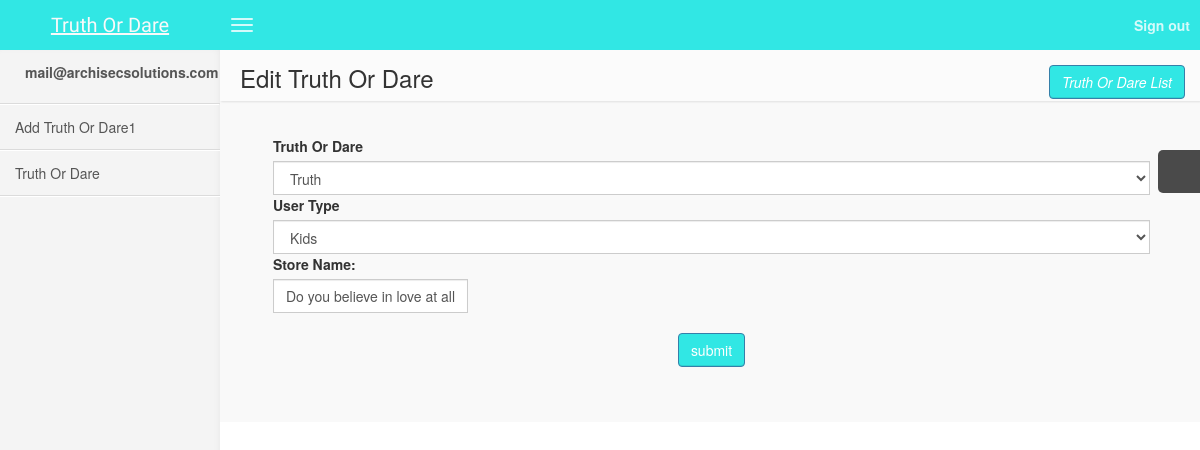
Before: /admin/edit_truth_or_dare.php?truth_or_dare_id=26 (signed in) with the older database file.
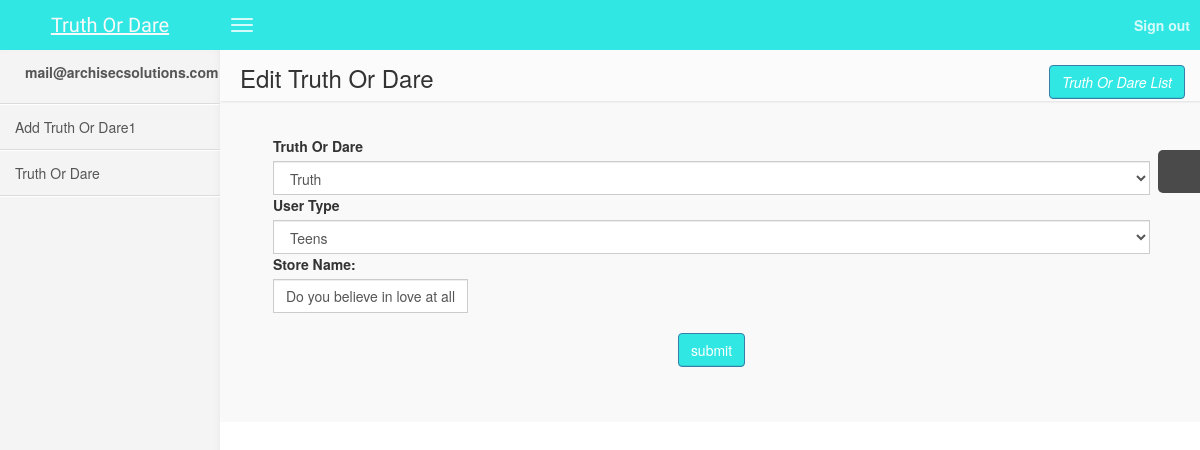
After: the same page with the newer database file.
### tables this page shows
CREATE TABLE IF NOT EXISTS `truth_or_dare` (
  `truth_or_dare_id` int(11) NOT NULL AUTO_INCREMENT,
  `type` enum('truth','dare') NOT NULL,
  `user_type` enum('kids','teens','extreme') NOT NULL,
  `text` varchar(250) NOT NULL,
  `createdAt` timestamp NOT NULL DEFAULT CURRENT_TIMESTAMP,
  `order_id` int(11) NOT NULL,
  PRIMARY KEY (`truth_or_dare_id`)
);

### admin/edit_truth_or_dare.php (the view, shortened to what this page needs)
<?php
include("header.php");
include "db.php" ;
		$truth_or_dare = "SELECT * FROM truth_or_dare WHERE truth_or_dare_id = '" . $_REQUEST['truth_or_dare_id'] . "' ";
        $truth_or_dare = mysqli_query($conn, $truth_or_dare);
		$truth_or_dare = $truth_or_dare->fetch_assoc() ;
?>
<aside class="right-side">
    <section class="content-header">
        <h1>
            Edit Truth Or Dare
            <ul style="float:right;">
                <a href="truth_or_dare_list.php"><i class="btn btn-primary">Truth Or Dare List</i></a>
            </ul>
        </h1>
    </section>
    <section class="content">
        <div class="row">
            <div class="col-xs-12">
                <div class="box-body table-responsive">
                    <div class="row" style="padding: 15px;margin-left: 8px;margin-right: 5px">
                        <form  method="post" class="form-inline" enctype="multipart/form-data">
                            <div class="col-md-12 col-sm-12 form-group">
                                <label for="phase" class="col-md-12" style="padding: 0;font-weight: bold">Truth Or Dare</label>
                                <select name="truth_or_dare" class="form-control col-md-12" >
                                    <option value="truth" <?php if ($truth_or_dare['type'] == "truth") echo 'selected="selected"'; ?> >Truth</option>
                                </select>
                            </div>
                                <div class="col-md-12 col-sm-12 form-group">
                                <label for="phase" class="col-md-12" style="padding: 0;font-weight: bold">User Type</label>
                                <select name="user_type" class="form-control col-md-12" >
                                    <option value="kids" <?php if ($truth_or_dare['user_type'] == "kids") echo 'selected="selected"'; ?> >Kids</option>
                                    <option value="teens" <?php if ($truth_or_dare['user_type'] == "teens") echo 'selected="selected"'; ?> >Teens</option>
                                </select>
                            </div>
                            <div class="col-md-12 col-sm-12 form-group">
                                <label  class="col-md-12" style="padding: 0;font-weight: bold">Store Name:</label>
                                <input type="text" class="form-control col-md-12" name="text" value="<?php echo $truth_or_dare['text']; ?>" required="" placeholder="Text">
                            </div>
                            <center>
                                <div class="col-md-12 col-sm-12 margin-top-bottom-20">
                                    <input type="submit" name="submit" value="submit" class="btn btn-primary">
                                </div>
                            </center>
                        </form>
                    </div>
                </div>
            </div>
        </div>
    </section>
</aside>

### admin/header.php (shortened to what this page needs)
<!DOCTYPE html>
<html>
    <head>
        <link href="css/bootstrap.min.css" rel="stylesheet" type="text/css" />
        <link href="css/font-awesome.min.css" rel="stylesheet" type="text/css" />
        <link href="css/ionicons.min.css" rel="stylesheet" type="text/css" />
        <link href="css/datatables/dataTables.bootstrap.css" rel="stylesheet" type="text/css" />
        <link href="css/AdminLTE.css" rel="stylesheet" type="text/css" />
		<link rel="stylesheet" href="https://maxcdn.bootstrapcdn.com/bootstrap/3.3.7/css/bootstrap.min.css">
        <link rel="stylesheet" type="text/css" href="css/style.css">
    </head>
    <body class="skin-blue">
        <header class="header">
            <a href="truth_or_dare_list.php" class="logo">
                Truth Or Dare
            </a>
            <nav class="navbar navbar-static-top" role="navigation">
                <a href="#" class="navbar-btn sidebar-toggle" data-toggle="offcanvas" role="button">
                    <span class="icon-bar"></span>
                    <span class="icon-bar"></span>
                    <span class="icon-bar"></span>
                </a>
                <div class="navbar-right">
                    <ul class="nav navbar-nav">
                        <li class="dropdown user user-menu">
                            <a href="logout.php" >Sign out</a>
                        </li>
                    </ul>
                </div>
            </nav>
        </header>
        <div class="wrapper row-offcanvas row-offcanvas-left">
            <aside class="left-side sidebar-offcanvas">
                <section class="sidebar">
                    <div class="user-panel">
                        <div class="pull-left info">
                            <p><?php echo($_SESSION['login_user']); ?></p>
                        </div>
                    </div>
                    <ul class="sidebar-menu">
                        <li>
                                 <a href="#"><span>Add Truth Or Dare1</a></span>
                        </li>
                        <li>
                            <a href="truth_or_dare_list.php">
                                  <span>Truth Or Dare</span>
                            </a>
                        </li>
                    </ul>
                </section>
            </aside>
    </body>
</html>

### admin/header.php (style rules this page uses)
.margin-top-bottom-20 { margin-top: 20px; margin-bottom: 20px; }
div.form-group select.form-control { width: 100%; }

Changed rows visible on the page:
changed truth_or_dare "Truth": user_type "Kids" → "Teens"
